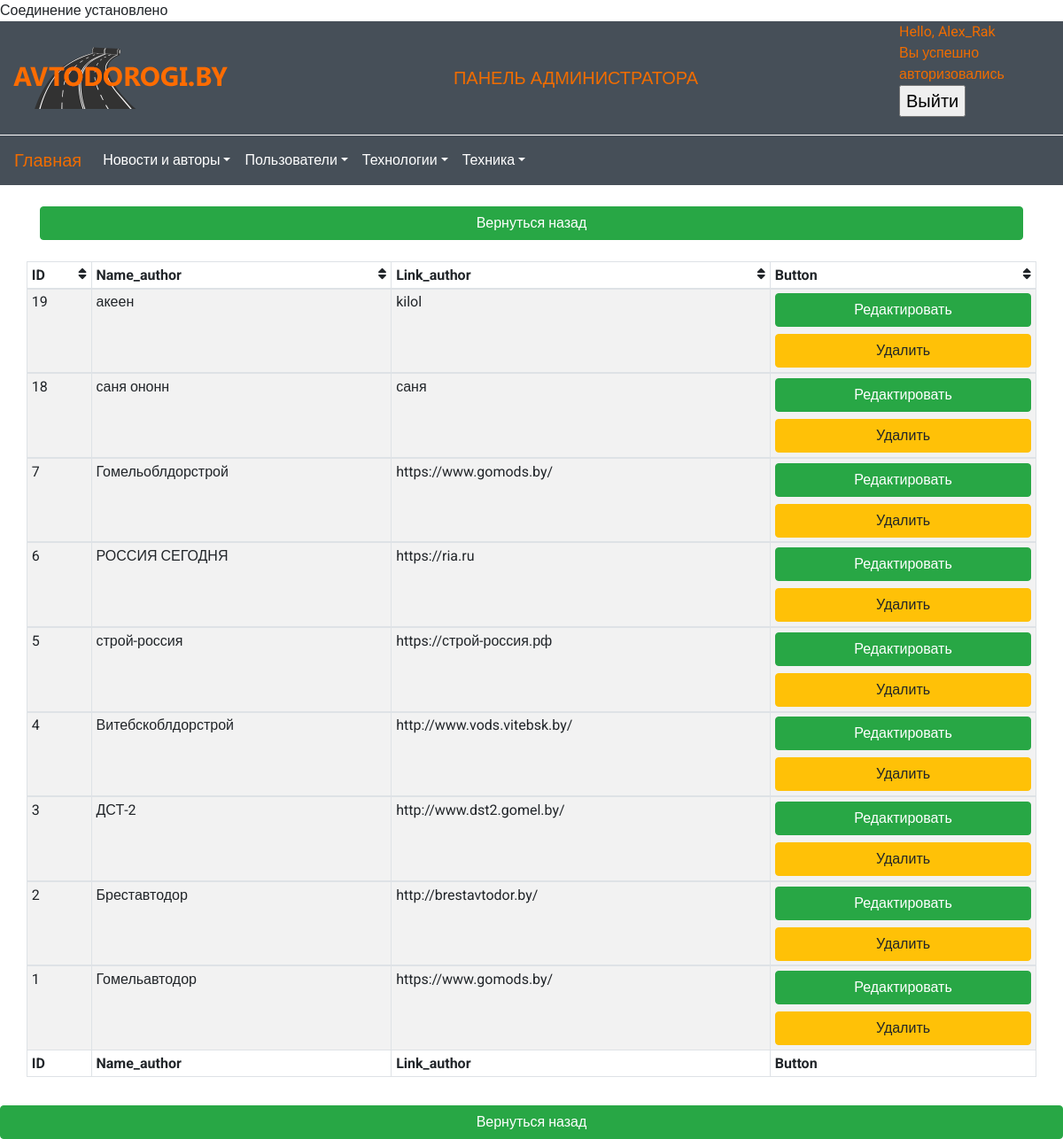
The page /admin/update_authors.php (signed in) on the database its author committed.
### tables this page shows
CREATE TABLE `author` (
  `id` int(11) UNSIGNED NOT NULL,
  `name_author` varchar(255) NOT NULL,
  `link_author` varchar(255) NOT NULL COMMENT 'ссылка на сайт'
);

### admin/update_authors.php (the view, shortened to what this page needs)
<?php if(!empty($_SESSION['auth'])) {
    ?>
<?php require_once "db.php"; ?>
<?php include "header.php"; ?>
<form action="" method="post" class="container form-horizontal" role="form">
    <?php
    $select_author = "SELECT id, name_author, link_author FROM author WHERE id>0 ORDER BY id DESC LIMIT 15";
    $res_select = mysqli_query($con, $select_author);
    ?>
    <br>
    <a class="btn btn-success btn-block" href="index.php">Вернуться назад</a>
    <br>
    <div class="row">
        <table id="dtBasicExample" class="table table-striped table-bordered table-sm table-hover" cellspacing="0"
               width="100%">
            <thead>
            <tr>
                <th class="th-sm">ID
                    <i class="fa fa-sort float-right" aria-hidden="true"></i>
                </th>
                <th class="th-sm">Name_author
                    <i class="fa fa-sort float-right" aria-hidden="true"></i>
                </th>
                <th class="th-sm">Link_author
                    <i class="fa fa-sort float-right" aria-hidden="true"></i>
                </th>
                <th class="th-sm">Button
                    <i class="fa fa-sort float-right" aria-hidden="true"></i>
                </th>
            </tr>
            </thead>
            <tbody>
            <?php
            while ($author = mysqli_fetch_assoc($res_select)) {
            ?>
            <tr>
                <td><?= $author['id'] ?></td>
                <td><?= $author['name_author'] ?></td>
                <td><?= $author['link_author'] ?></td>
                <td>
                    <input name="update_authors" type="submit" formaction="updateAuthors.php?id=<?= $author['id'] ?>" value="Редактировать"
                           class="btn btn-success btn-block">
                    <input type="submit" formaction="deleteAuthors.php?id=<?= $author['id'] ?>" value="Удалить"
                           class="btn btn-warning btn-block">
                </td>
            </tr>
            </tbody>
            <?php
            }
            ?>
            <tfoot>
            <tr>
                <th>ID
                </th>
                <th>Name_author
                </th>
                <th>Link_author
                </th>
                <th>Button
                </th>
            </tr>
            </tfoot>
        </table>
    </div>
</form>
<a class="btn btn-success btn-block" href="index.php">Вернуться назад</a>
<?php include "footer.php"; ?>
<?php
}
else {
    header("Location:/index.php", TRUE);
} ?>

### admin/css/main_admin.css (style rules this page uses)
html { background-color: #d8d8d8; }
body { margin: 0 auto; background-color: white; font-family: 'Roboto', sans-serif; }

### rows shown on the page
author: id "19", name_author "акеен", link_author "kilol"
author: id "18", name_author "саня ононн", link_author "саня"
author: id "7", name_author "Гомельоблдорстрой", link_author "https://www.gomods.by/"
author: id "6", name_author "РОССИЯ СЕГОДНЯ", link_author "https://ria.ru"
author: id "5", name_author "строй-россия", link_author "https://строй-россия.рф"
author: id "4", name_author "Витебскоблдорстрой", link_author "http://www.vods.vitebsk.by/"
author: id "3", name_author "ДСТ-2", link_author "http://www.dst2.gomel.by/"
author: id "2", name_author "Бреставтодор", link_author "http://brestavtodor.by/"
author: id "1", name_author "Гомельавтодор", link_author "https://www.gomods.by/"

### other values the page prints
$_SESSION['message']['login'] "Alex_Rak"
$_SESSION['message']['text'] "Вы успешно авторизовались"
